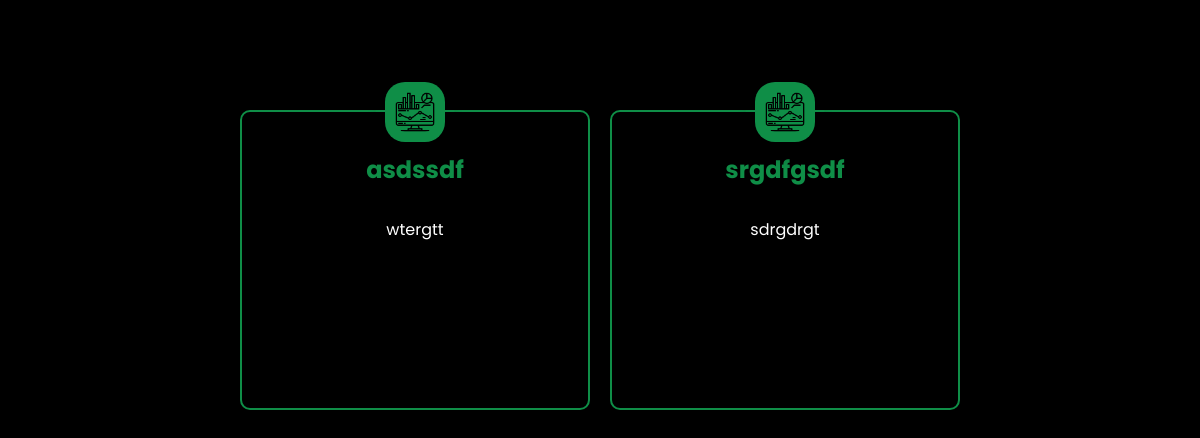
The page /ADVERTISEMENT/services.php on the database as committed earlier.
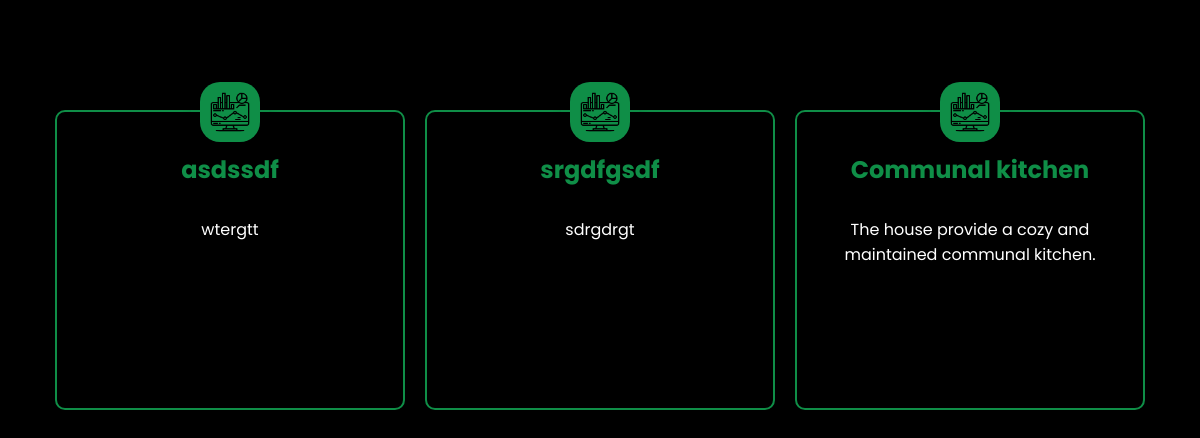
The same page on the database as committed later.
### tables this page shows
CREATE TABLE `aminities_services` (
  `amiser_id` int(20) NOT NULL,
  `amiser_title` varchar(50) NOT NULL,
  `amiser_desc` text NOT NULL,
  `amiser_status` varchar(20) NOT NULL
);

### ADVERTISEMENT/services.php (the view, shortened to what this page needs)
<?php
include_once '../DATABASE/dbConnector.php';
$sql = "SELECT amiser_title, amiser_desc FROM aminities_services WHERE amiser_status = 'services'";
$result = $conn->query($sql);
$amenities = [];
if ($result->num_rows > 0) {
    while ($row = $result->fetch_assoc()) {
        $amenities[] = $row;
    }
}
?>
<!DOCTYPE html>
<html lang="en">
<head>
    <link rel="stylesheet" href="style.css">
    <link href='https://unpkg.com/boxicons@2.1.4/css/boxicons.min.css' rel='stylesheet'>
</head>
<body>
    <section id="wrapper">
        <div id="services">
            <div class="services-grid">
                <?php
                foreach ($amenities as $amenity):
                    $imagePath = "images/monitor.png";
                ?>
                    <div class="card">
                        <div class="icon-container">
                            <img src="<?php echo $imagePath; ?>" alt="Default image" class="icon">
                        </div>
                        <div class="card-content">
                            <h2><?php echo $amenity['amiser_title']; ?></h2>
                            <p><?php echo $amenity['amiser_desc']; ?></p>
                        </div>
                    </div>
                <?php endforeach; ?>
            </div>
        </div>
    </section>
</body>
</html>

Rows that differ between the two databases and show on the page:
added aminities_services: amiser_title "Communal kitchen", amiser_desc "The house provide a cozy and maintained communal kitchen."
